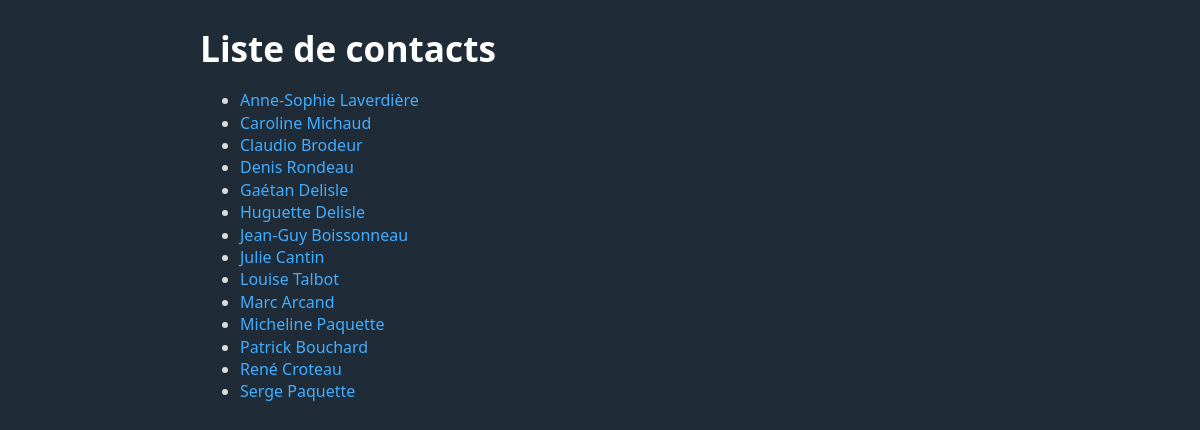
The page /exemple1/index.php on the database its author committed.
### tables this page shows
CREATE TABLE contacts (
	id INTEGER PRIMARY KEY AUTO_INCREMENT,
	nom VARCHAR(255) NOT NULL,
	prenom VARCHAR(255) NOT NULL
);

### exemple1/pages/liste.php (the view, shortened to what this page needs)
<?php
function body($bd) {
    ?>
    <h1>Liste de contacts</h1>
    <ul>
        <?php
        $requeteContacts = $bd->query(
            "SELECT id, CONCAT(prenom, ' ', nom) AS nom_complet FROM contacts ORDER BY nom_complet"
        );
        foreach ($requeteContacts as $contact) {
            echo "<li><a href=\"?page=afficher&id={$contact['id']}\">{$contact['nom_complet']}</a></li>";
        }
        ?>
    </ul>
    <?php
}
?>

### exemple1/index.php (shortened to what this page needs)
<?php
require_once('connexionBD.php');
$pagesPossibles = ['liste', 'afficher', 'ajouter', 'modifier', 'supprimer'];
$page = isset($_GET['page']) && in_array($_GET['page'], $pagesPossibles) ? $_GET['page'] : 'liste';
if (isset($_GET['id'])) {
    $idContact = intval($_GET['id']);
    $requete = $bd->prepare("SELECT id, nom, prenom, CONCAT(prenom, ' ', nom) AS nom_complet FROM contacts WHERE id = ?");
    $requete->execute([$idContact]);
    $contact = $requete->fetch();
} else {
    $contact = false;
}
switch($page) {
    case 'liste':
        include('pages/liste.php');
        break;
}
?>
<!DOCTYPE html>
<html lang="fr">
<head>
    <link rel="stylesheet" href="water.css">
</head>
<body><?php body($bd, $contact) ?></body>
</html>

### exemple1/water.css (style rules this page uses)
:root { --background-body: #202b38; --background: #161f27; --background-alt: #1a242f; --selection: #1c76c5; --text-main: #dbdbdb; --text-bright: #fff; --text-muted: #a9b1ba; --links: #41adff; --focus: #0096bfab; --border: #526980; --code: #ffbe85; --animation-duration: 0.1s; --button-base: #0c151c; --button-hover: #040a0f; --scrollbar-thumb: var(--button-hover); --scrollbar-thumb-hover: rgb(0, 0, 0); --form-placeholder: #a9a9a9; --form-text: #fff; --variable: #d941e2; --highlight: #efdb43; }
html { scrollbar-color: #040a0f #202b38; scrollbar-color: var(--scrollbar-thumb) var(--background-body); scrollbar-width: thin; }
body { font-family: system-ui, -apple-system, BlinkMacSystemFont, 'Segoe UI', 'Roboto', 'Oxygen', 'Ubuntu', 'Cantarell', 'Fira Sans', 'Droid Sans', 'Helvetica Neue', 'Segoe UI Emoji', 'Apple Color Emoji', 'Noto Color Emoji', sans-serif; line-height: 1.4; max-width: 800px; margin: 20px auto; padding: 0 10px; word-wrap: break-word; color: #dbdbdb; color: var(--text-main); background: #202b38; background: var(--background-body); text-rendering: optimizeLegibility; }
h1 { font-size: 2.2em; margin-top: 0; }
h1, h2, h3, h4, h5, h6 { margin-bottom: 12px; margin-top: 24px; }
h1 { color: #fff; color: var(--text-bright); }
h1, h2, h3, h4, h5, h6, b, strong, th { font-weight: 600; }
::placeholder { color: #a9a9a9; color: var(--form-placeholder); }
a { text-decoration: none; color: #41adff; color: var(--links); }

### rows shown on the page
contacts: nom_complet "Anne-Sophie Laverdière"
contacts: nom_complet "Caroline Michaud"
contacts: nom_complet "Claudio Brodeur"
contacts: nom_complet "Denis Rondeau"
contacts: nom_complet "Gaétan Delisle"
contacts: nom_complet "Huguette Delisle"
contacts: nom_complet "Jean-Guy Boissonneau"
contacts: nom_complet "Julie Cantin"
contacts: nom_complet "Louise Talbot"
contacts: nom_complet "Marc Arcand"
contacts: nom_complet "Micheline Paquette"
contacts: nom_complet "Patrick Bouchard"
contacts: nom_complet "René Croteau"
contacts: nom_complet "Serge Paquette"
